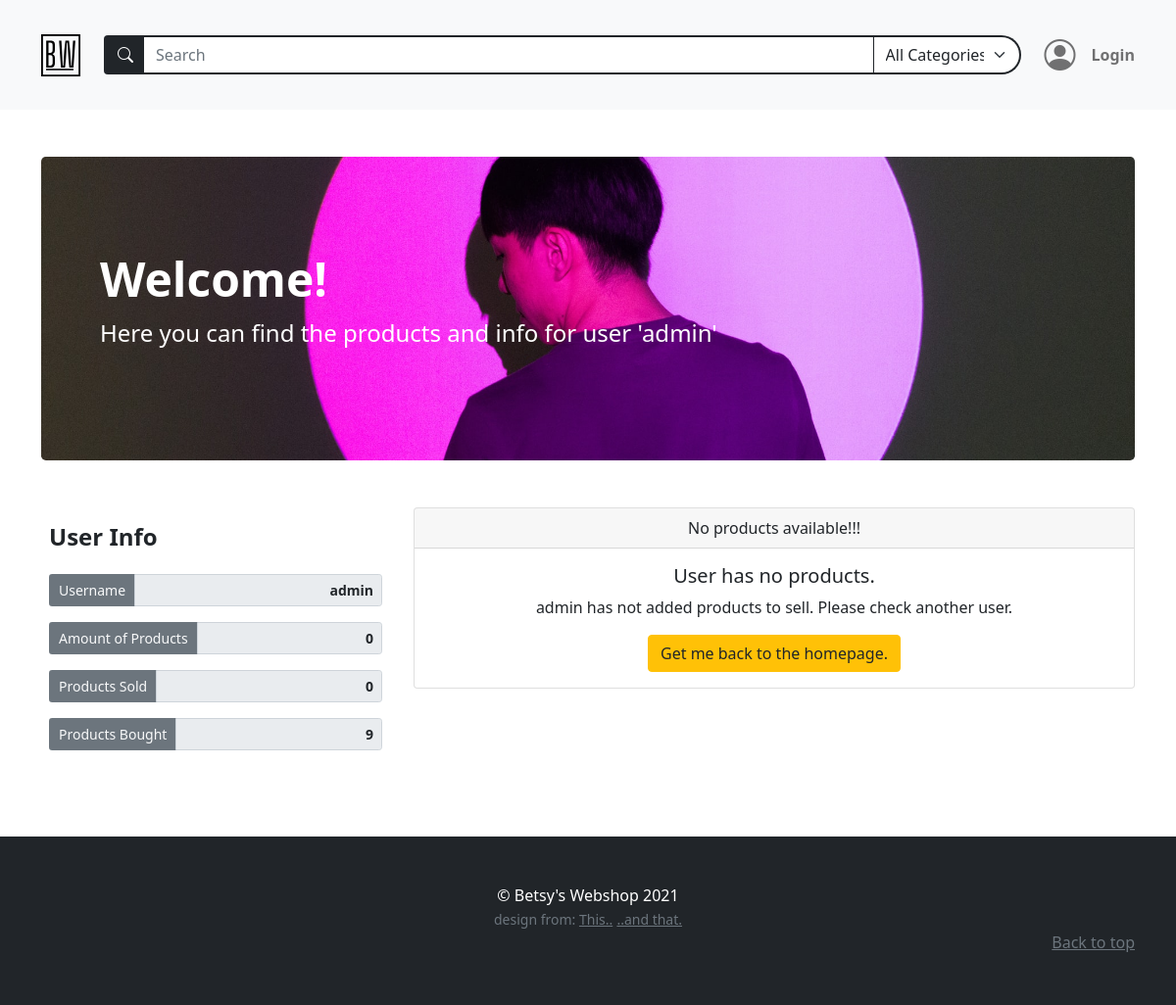
Before: /users/1 with the older database file.
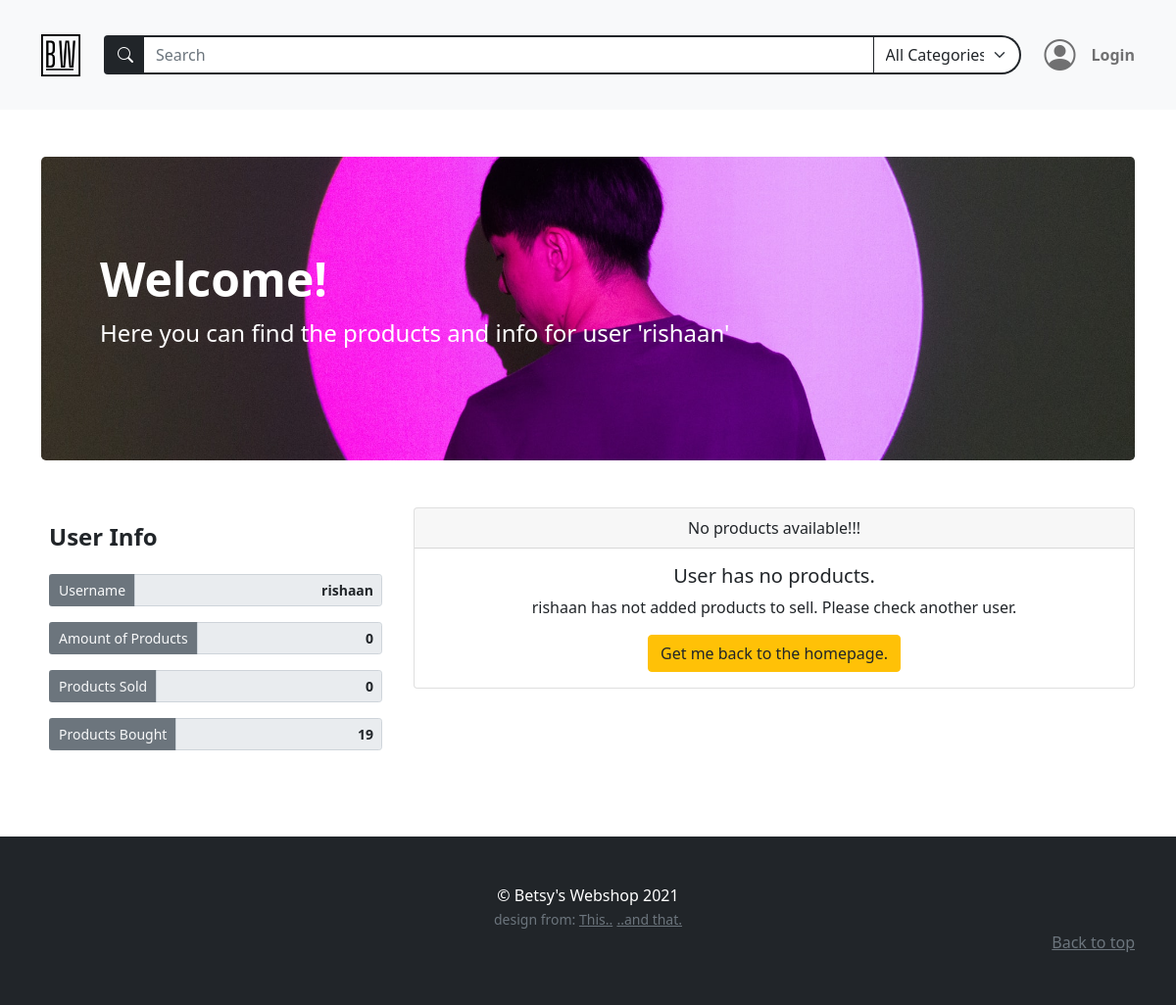
After: the same page with the newer database file.
### models.py (models this page shows)
class BaseModel(db_wrapper.Model):
    class Meta:
        database = db

class User(BaseModel, UserMixin):
    first_name = CharField(index=True, max_length=30, null=True, default="")
    last_name = CharField(max_length=120, null=True, default="")
    address = CharField(max_length=200, null=True, default="")
    city = CharField(max_length=50, null=True, default="")
    country = CharField(max_length=50, null=True)
    cc_number = IntegerField(null=True, default="")
    username = CharField(index=True, max_length=30, unique=True)
    email = CharField(index=True, max_length=50, unique=True)
    password = CharField(max_length=20)

### routes.py (the view)
@app.route("/users/<int:user_id>")
def user_profile(user_id):
    register_form = RegistrationForm(prefix="register_form")
    login_form = LoginForm(prefix="login_form")
    search_form = SearchForm(prefix="search_form")
    user_products = list_user_products(user_id)
    search_form.search_tag.choices = get_alpha_tag_names()
    users = User.select().where(User.id == user_id)
    user = get_object_or_404(users, User.id == user_id)
    return render_template(
        "user_profile.html",
        title=user.username,
        user=user,
        user_products=user_products,
        all_products=Product.select(),
        login_form=login_form,
        register_form=register_form,
        search_form=search_form,
        transactions_sold=get_user_sold_transactions(user_id),
        transactions_bought=get_user_bought_transactions(user_id),
        bannerinfo={
            "banner_bg": "user-profile-banner",
            "banner_h1": "Welcome!",
            "banner_text": f"Here you can find the products and info for user '{user.username}'",
        },
    )

### forms.py (shortened to what this page needs)
class RegistrationForm(FlaskForm):
    username = StringField(
        "Username",
        validators=[InputRequired(), Length(min=2, max=30)],
    )
    email = StringField(
        "Email", validators=[InputRequired(), Length(min=5, max=50), Email()]
    )
    password = PasswordField(
        "Set Password",
        validators=[
            InputRequired(),
            EqualTo(
                "password_confirm", message="Password must be identical in both inputs"
            ),
            Length(min=5, max=20),
        ],
    )
    password_confirm = PasswordField("Confirm Password")
    submit = SubmitField("Sign Up")

class LoginForm(FlaskForm):
    email = StringField(
        "Email", validators=[InputRequired(), Length(min=2, max=50), Email()]
    )
    password = PasswordField("Your Password", validators=[InputRequired()])
    login = SubmitField("Login!")

### main.py (called while the page is built)
def list_user_products(user_id) -> list[Product]:
    user_products = (
        Product.select()
        .join(User)
        .where(Product.owner == user_id)
        .order_by(Product.id.desc())
    )
    return user_products

def get_alpha_tag_names() -> tuple[Tag]:
    tags = Tag.select().order_by(Tag.name)
    tag_list = [(tag.name, tag.name) for tag in tags]
    tag_list.insert(0, ("All", "All Categories"))
    return tag_list

def get_user_sold_transactions(user_id) -> list[Transaction]:
    transactions = (
        Transaction.select()
        .join(Product)
        .join(User)
        .where(Transaction.product_bought.owner.id == user_id)
    )
    return [transaction for transaction in transactions]

def get_user_bought_transactions(user_id) -> list[Transaction]:
    transactions = (
        Transaction.select().join(User).where(Transaction.buyer.id == user_id)
    )
    return [transaction for transaction in transactions]

### templates/user_profile.html (shortened to what this page needs)
{% extends 'base.html' %} {% block content %}
{% macro user_profile(name="", value="", class="form-control border border-2
border-secondary") %}
<div class="form-group col-md-12">
  <div class="input-group input-group-sm">
    <span
      class="
        input-group-text
        bg-secondary
        text-light
        border border-2 border-secondary
      "
      >{{name}}
    </span>
    <input
      class="form-control text-end fw-bold"
      type="text"
      value="{{value}}"
      aria-label="Disabled input example"
      disabled
      readonly
    />
  </div>
</div>
{% endmacro %}
<div class="container mb-3 py-5">
  {% include "banner.html" %}
  <div class="row">
    <div class="col-lg-4">
      <div class="position-sticky my-4 container p-0" style="top: 6rem">
        <div class="row g-3 m-auto">
          <div class="d-flex justify-content-between">
            <h4 class="mb-2 fw-bolder">User Info</h4>
          </div>
          {{user_profile(name="Username", value= user.username)}}
          {{user_profile(name="Amount of Products", value= user_products |
          length)}}
          {{user_profile(name="Products Sold", value= transactions_sold |
          length)}}
          {{user_profile(name="Products Bought", value= transactions_bought |
          length)}}
        </div>
      </div>
    </div>
    <div class="col-lg-8 container ms-0">
      {% if user_products | length == 0 %}
      <div class="card text-center my-4">
        <div class="card-header">No products available!!!</div>
        <div class="card-body">
          <h5 class="card-title">User has no products.</h5>
          <p class="card-text">
            {{user.username}} has not added products to sell. Please check
            another user.
          </p>
          <a href="{{url_for('home')}}" class="btn btn-warning text-dark"
            >Get me back to the homepage.</a
          >
        </div>
      </div>
      {% endif %}
    </div>
  </div>
</div>
{% endblock content %}

### templates/base.html (shortened to what this page needs)
<!DOCTYPE html>
<html lang="en" class="h-100">
  <head>
    <link
      href="https://cdn.jsdelivr.net/npm/bootstrap@5.0.2/dist/css/bootstrap.min.css"
      rel="stylesheet"
    />
    <link
      href="{{url_for('static', filename='styles.css')}}"
      rel="stylesheet"
    />
    <link
      href="https://cdn.jsdelivr.net/npm/bootstrap-icons@1.5.0/font/bootstrap-icons.css"
      rel="stylesheet"
    />
  </head>
  <body class="d-flex flex-column h-100">
      {% include "navbar.html" %}
       {% block content%} {% endblock content %}
    {% include "footer.html" %}
  </body>
</html>

### templates/navbar.html (shortened to what this page needs)
<nav
  class="navbar navbar-expand-md navbar-light bg-light sticky-top"
>
  <div class="container py-3">
    <a class="navbar-brand" href="{{url_for('home') }}"
      ><img
        src="{{url_for('static', filename='assets/brand.svg')}}"
        alt=""
        width="40"
        class="d-inline-block align-text-top"
    /></a>
        {% include "searchbar.html" %}
      <ul class="navbar-nav mb-2 mb-lg-0">
        {% if current_user.is_authenticated %}
        <li class="nav-item dropdown">
          <div class="profile-icon-container" id="navbarDropdown" data-bs-toggle="dropdown" aria-expanded="false" >
                <i class="bi bi-person-circle mx-3 profile-icon"></i>
          </div>
          <ul class="dropdown-menu" aria-labelledby="navbarDropdown">
            <li>
              <a class="dropdown-item" href="{{ url_for('account') }}"
                >Account</a
              >
            </li>
            <li><hr class="dropdown-divider" /></li>
            <li>
              <a class="dropdown-item" href="{{url_for('logout')}}">Logout</a>
            </li>
          </ul>
        </li>
        <li class="d-flex cart-icon position-relative" type="button" data-bs-toggle="offcanvas" data-bs-target="#offcanvasCart" aria-controls="offcanvasCart" >
          <i class="bi bi-cart4" style="font-size: 2rem;"></i>
          <span class="position-absolute bottom-0 start-100 translate-middle badge rounded-pill bg-danger" style="font-size: .7rem;">{{session['cart'] | length}}</span>
        </li>
        {% else %}
        <li
          class="nav-link fw-bolder d-flex align-items-center login-btn px-0"
          data-bs-toggle="modal"
          href="#loginModalToggle"
          role="button"
        >
          <i
            class="bi bi-person-circle mx-3 login-icon"
            style="font-size: 2rem"
          ></i>
          <a class="nav-link px-0" role="button">Login</a>
        </li>
        {% endif %}
      </ul>
    </div>
</nav>

### templates/searchbar.html (shortened to what this page needs)
<form style="max-width: 1000px;" action="{{url_for('search')}}" method="POST" class="container px-2 order-last order-md-0">
  <div class="input-group">
    <span
      class="input-group-text bg-dark border border-2 border-dark border-end-0"
      id="searchIconBackground"
    >
      <i class="bi bi-search" style="color: white">
      </i>
    </span>
    {{search_form.search_term(class="position-relative form-control rounded-0
    btn-dark bg-white text-dark border-2 border-start-0",
    placeholder="Search")}}
    {{search_form.search_tag(id="categorySelect", class="form-select rounded-0
    border-end-3 btn-light bg-white text-dark border border-dark border-2
    border-start-0", style="max-width:150px")}}
  </div>
</form>

### templates/banner.html (shortened to what this page needs)
{% if bannerinfo %}
<div class="p-5 mb-4 bg-dark rounded-3 {{bannerinfo.banner_bg}} banner">
  <div class="container-fluid py-5">
    <h1 class="display-5 fw-bold text-white">{{bannerinfo.banner_h1}}</h1>
    <p class="col-md-8 fs-4 text-white">{{bannerinfo.banner_text}}</p>
  </div>
</div>
  {% endif %}

### templates/footer.html
<footer class="py-5 bg-dark footer mt-auto">
  <div class="container text-center">
    <p class="m-0 text-white">&copy; Betsy's Webshop 2021</p>
    <small class="text-muted">design from: </small>
    <small class="text-muted"
      ><a
        class="text-muted"
        href="https://startbootstrap.com/template/shop-homepage"
        >This..</a
      ></small
    >
    <small class="text-muted"
      ><a class="text-muted" href="https://getbootstrap.com/docs/5.0/examples/"
        >..and that.</a
      ></small
    >
    <p class="mb-1 text-end">
      <a href="#" class="text-muted">Back to top</a>
    </p>
  </div>
</footer>

### static/styles.css (style rules this page uses)
.login-icon.bi.bi-person-circle { transition: 0.2s transform ease-in; }
#categorySelect { border-top-right-radius: 25px !important ; border-bottom-right-radius: 25px !important ; }
.banner { background-repeat: no-repeat; background-size: cover; }
.user-profile-banner { background-image: url("../static/assets/user_profile.jpg"); background-position: center center; }

Changed rows visible on the page:
changed User: username "admin" → "rishaan"
Other visible differences:
{{ bannerinfo.banner_text }}: "Here you can find the products and info for user 'admin'" → "Here you can find the products and info for user 'rishaan'"
form field value: "0 0 9" → "0 0 19"
